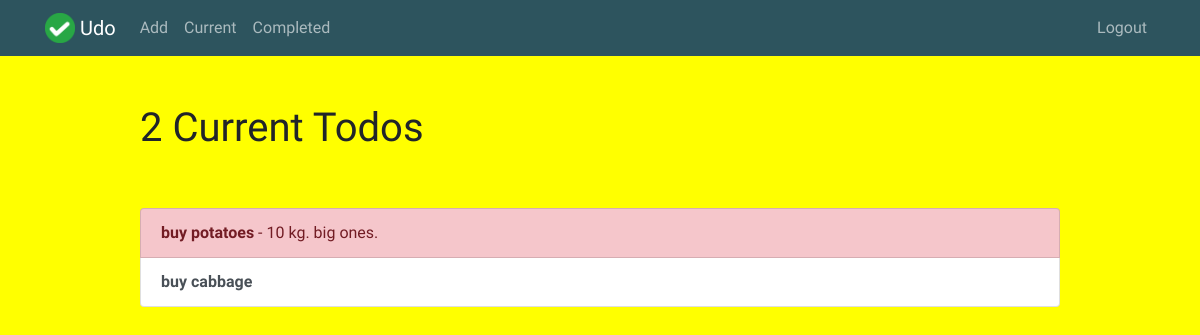
/current/ (signed in), run on an earlier commit of the app's database.
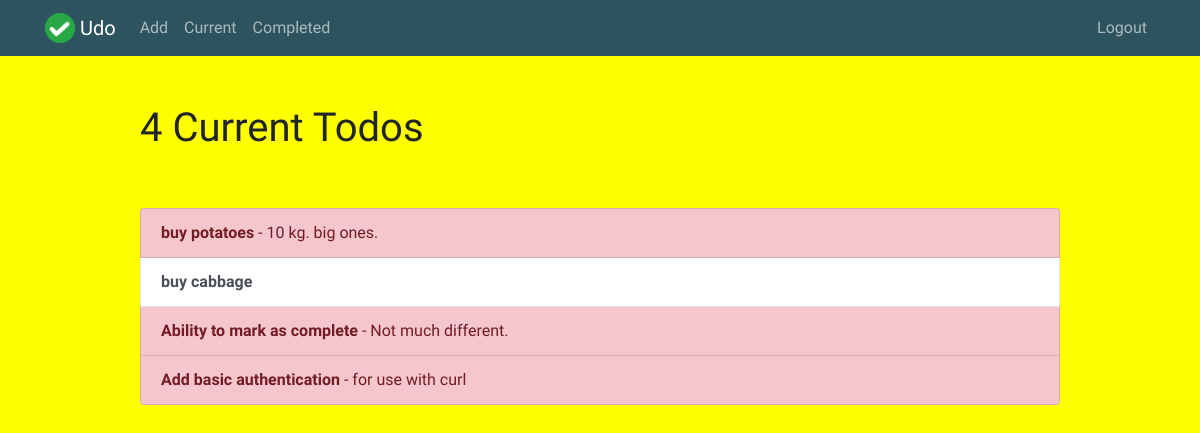
And on a later commit of the database.
### todo/models.py (models this page shows, shortened)
class Todo(models.Model):
    title = models.CharField(max_length=100)
    memo = models.TextField(max_length=250,blank=True)
    created = models.DateTimeField(auto_now_add=True)
    datecompleted = models.DateTimeField(null=True, blank=True)
    important = models.BooleanField(default=False)
    user = models.ForeignKey(User, on_delete=models.CASCADE)

### todo/views.py (the view)
# urls.py: path('current/', views.currenttodos, name='currenttodos'),
@login_required
def currenttodos(request):
    todos = Todo.objects.filter(user=request.user, datecompleted__isnull=True)
    return render(request, 'todo/currenttodos.html', {'todos':todos})

### todo/templates/todo/currenttodos.html (shortened to what this page needs)
{% extends 'todo/base.html' %}
{% block content %}
    <div class="row justify-content-center mt-5">
        <div class="col-md-10">
            {% if todos %}
                 <h1>{{ todos.count }} Current Todo{{ todos.count|pluralize }}</h1>
            {% else %}
                           <h1>Current Todos</h1>
            {% endif %}
        </div>
    </div>
    <div class="row justify-content-center mt-5">
        <div class="col-md-10">
        {% if todos %}
            <div class="list-group">
                {% for todo in todos %}
                    <a href="{% url 'viewtodo' todo.id %}" class="list-group-item list-group-item-action{% if todo.important %} list-group-item-danger{% endif %}"><b>{{ todo.title }}</b>{% if todo.memo %} - {{ todo.memo|truncatechars:30 }}{% endif %}</a>
                {% endfor %}
            </div>
        {% else %}
            <div class="text-center">
                <h2>Looks like you don't have any todos! Nice work.</h2>
            <br>
            <a role="button" class="btn btn-primary" href="{% url 'createtodos' %}">New Todo</a>
            </div>
        {% endif %}
        </div>
    </div>
{% endblock %}

What changed in the data, as far as the page shows it:
added Todo: title "Ability to mark as complete", memo "Not much different."
added Todo: title "Add basic authentication", memo "for use with curl"
Also different on the page:
{{ todos.count }}: "2" → "4"
